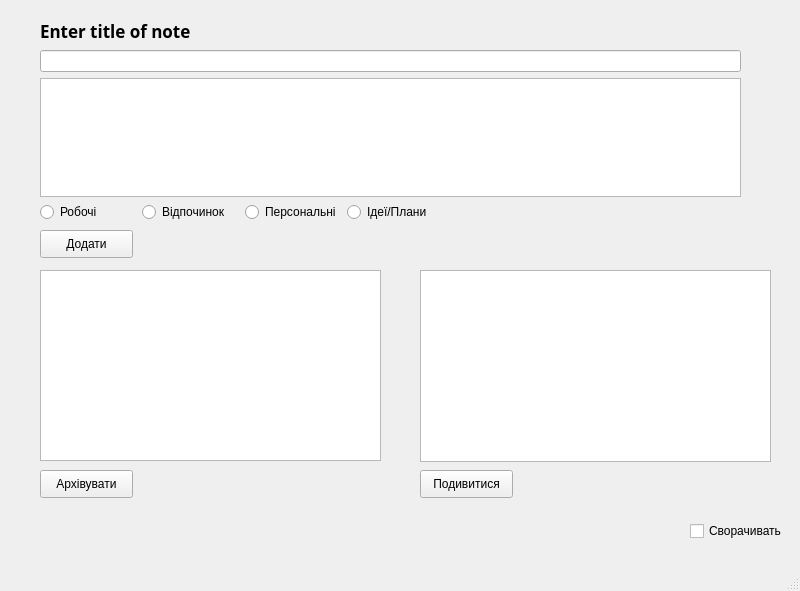
<?xml version="1.0" encoding="UTF-8"?>
<ui version="4.0">
 <class>MainWindow</class>
 <widget class="QMainWindow" name="MainWindow">
  <property name="geometry">
   <rect>
    <x>0</x>
    <y>0</y>
    <width>800</width>
    <height>591</height>
   </rect>
  </property>
  <property name="windowTitle">
   <string>MainWindow</string>
  </property>
  <widget class="QWidget" name="centralwidget">
   <widget class="QPushButton" name="AddNote">
    <property name="geometry">
     <rect>
      <x>40</x>
      <y>230</y>
      <width>93</width>
      <height>28</height>
     </rect>
    </property>
    <property name="cursor">
     <cursorShape>OpenHandCursor</cursorShape>
    </property>
    <property name="text">
     <string>Додати</string>
    </property>
   </widget>
   <widget class="QListWidget" name="TitleList">
    <property name="geometry">
     <rect>
      <x>40</x>
      <y>270</y>
      <width>341</width>
      <height>191</height>
     </rect>
    </property>
   </widget>
   <widget class="QPushButton" name="Archive">
    <property name="geometry">
     <rect>
      <x>40</x>
      <y>470</y>
      <width>93</width>
      <height>28</height>
     </rect>
    </property>
    <property name="text">
     <string>Архівувати</string>
    </property>
   </widget>
   <widget class="QLabel" name="label">
    <property name="geometry">
     <rect>
      <x>40</x>
      <y>10</y>
      <width>201</width>
      <height>41</height>
     </rect>
    </property>
    <property name="font">
     <font>
      <family>Sitka Heading</family>
      <pointsize>13</pointsize>
      <weight>75</weight>
      <italic>false</italic>
      <bold>true</bold>
     </font>
    </property>
    <property name="text">
     <string>Enter title of note</string>
    </property>
    <property name="textFormat">
     <enum>Qt::MarkdownText</enum>
    </property>
    <property name="scaledContents">
     <bool>false</bool>
    </property>
   </widget>
   <widget class="QWidget" name="layoutWidget">
    <property name="geometry">
     <rect>
      <x>40</x>
      <y>50</y>
      <width>701</width>
      <height>147</height>
     </rect>
    </property>
    <layout class="QVBoxLayout" name="verticalLayout">
     <item>
      <widget class="QLineEdit" name="NoteTitle">
       <property name="text">
        <string/>
       </property>
      </widget>
     </item>
     <item>
      <widget class="QPlainTextEdit" name="NoteText"/>
     </item>
    </layout>
   </widget>
   <widget class="QListWidget" name="Screen">
    <property name="geometry">
     <rect>
      <x>420</x>
      <y>270</y>
      <width>351</width>
      <height>192</height>
     </rect>
    </property>
   </widget>
   <widget class="QPushButton" name="Show">
    <property name="geometry">
     <rect>
      <x>420</x>
      <y>470</y>
      <width>93</width>
      <height>28</height>
     </rect>
    </property>
    <property name="text">
     <string>Подивитися</string>
    </property>
   </widget>
   <widget class="QWidget" name="layoutWidget">
    <property name="geometry">
     <rect>
      <x>40</x>
      <y>200</y>
      <width>403</width>
      <height>24</height>
     </rect>
    </property>
    <layout class="QHBoxLayout" name="horizontalLayout_3">
     <item>
      <widget class="QRadioButton" name="R1">
       <property name="text">
        <string>Робочі</string>
       </property>
      </widget>
     </item>
     <item>
      <widget class="QRadioButton" name="R2">
       <property name="text">
        <string>Відпочинок</string>
       </property>
      </widget>
     </item>
     <item>
      <widget class="QRadioButton" name="R3">
       <property name="text">
        <string>Персональні</string>
       </property>
      </widget>
     </item>
     <item>
      <widget class="QRadioButton" name="R4">
       <property name="text">
        <string>Ідеї/Плани</string>
       </property>
      </widget>
     </item>
    </layout>
   </widget>
   <widget class="QCheckBox" name="trayCheckBox">
    <property name="geometry">
     <rect>
      <x>690</x>
      <y>520</y>
      <width>101</width>
      <height>22</height>
     </rect>
    </property>
    <property name="text">
     <string>Сворачивать </string>
    </property>
   </widget>
  </widget>
  <widget class="QMenuBar" name="menubar">
   <property name="geometry">
    <rect>
     <x>0</x>
     <y>0</y>
     <width>800</width>
     <height>25</height>
    </rect>
   </property>
  </widget>
  <widget class="QStatusBar" name="statusbar"/>
 </widget>
 <resources/>
 <connections/>
</ui>
